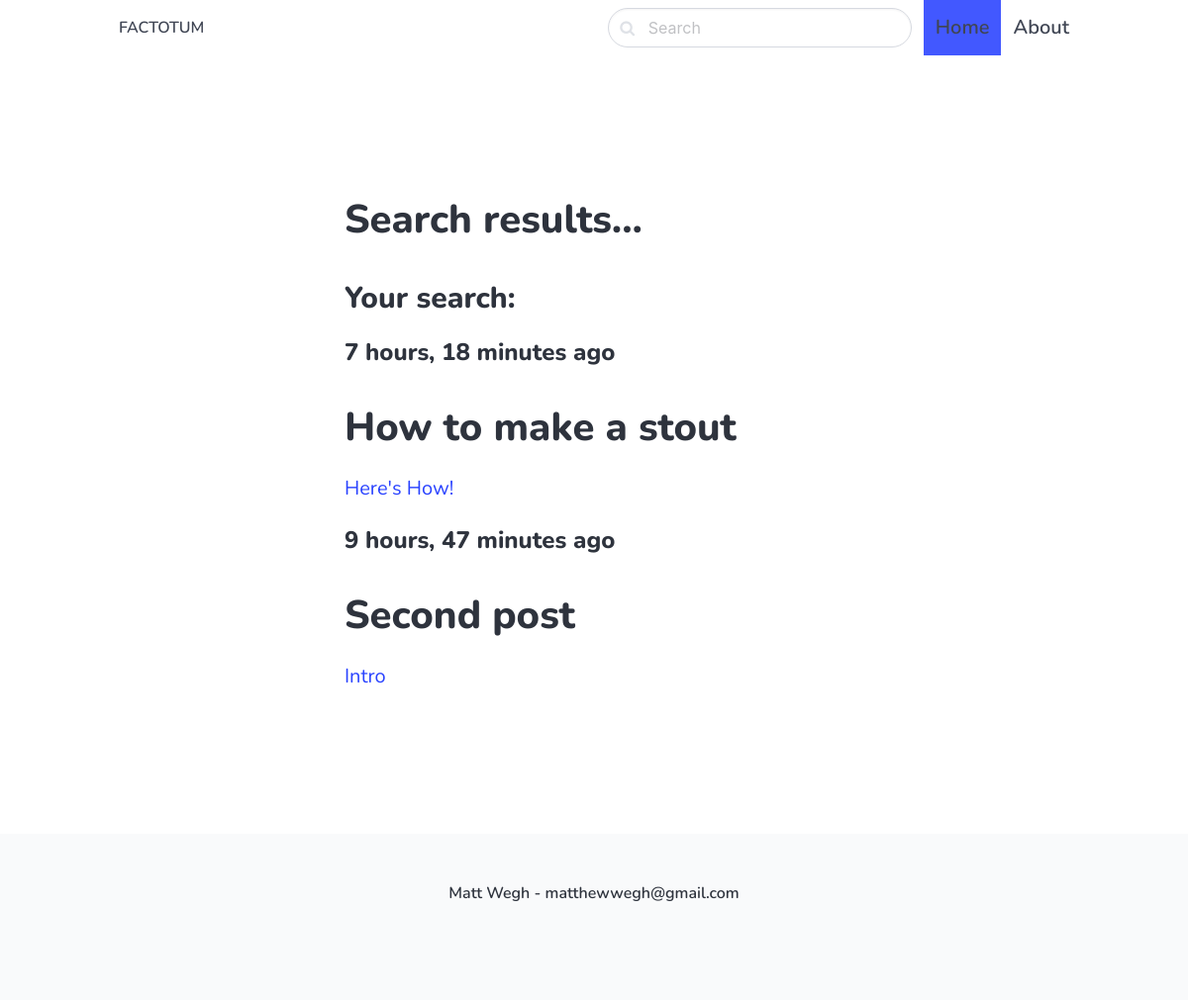
The app's page /search/, older data.
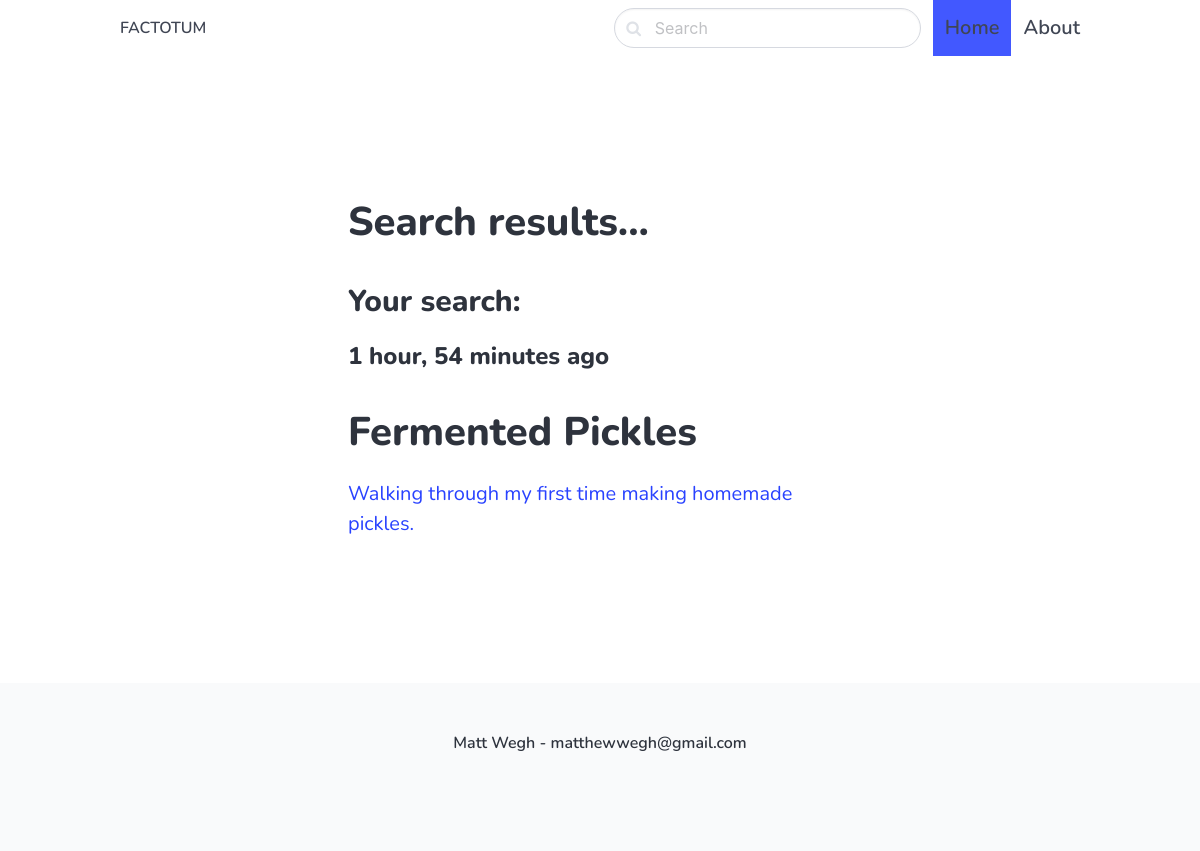
The same page, newer data.
### post/models.py (models this page shows, shortened)
class Post(models.Model):
    ACTIVE = 'active'
    DRAFT = 'draft'
    CHOICES_STATUS = (
        (ACTIVE, 'Active'),
        (DRAFT, 'Draft')
    )
    category = models.ForeignKey(Category, related_name='posts', on_delete=models.CASCADE)
    title = models.CharField(max_length=255)
    slug = models.SlugField()
    intro = models.TextField()
    body = models.TextField()
    created_at = models.DateTimeField(auto_now_add=True)
    status = models.CharField(max_length=10, choices=CHOICES_STATUS, default=ACTIVE)
    image = models.ImageField(upload_to='uploads/', blank=True, null=True)
    class Meta:
        ordering = ('-created_at',)

### post/views.py (the view)
# urls.py: path('search/', views.search, name='search'),
def search(request):
     query = request.GET.get('query', '')
     posts = Post.objects.filter(status=Post.ACTIVE).filter(Q(title__icontains=query) | Q(intro__icontains=query) | Q(body__icontains=query))
     return render(request, 'blog/search.html', {'posts': posts, 'query': query})

### post/templates/blog/search.html (shortened to what this page needs)
{% extends 'core/base.html' %}
{% block content %}
<section class="hero ">
    <div class="hero-body">
      <div class="container">
        <section class="section">
            <div class="columns">
                <div class="column is-8 is-offset-2">
                    <div class="content is-medium">
                        <h1>Search results...</h1>
                        <h3>Your search: {{ query }}</h3>
                    </div>
                    {% for post in posts %}
                        <div class="content is-medium">
                            <a href="{% url 'post_detail' post.category.slug post.slug %}">
                                <h2 class="subtitle is-4">{{ post.created_at|timesince}} ago</h2>
                                 <h1 class="title">
                                    {{ post.title }}
                                 </h1>
                                <p>
                                    {{ post.intro }}
                                </p>
                            </a>
                        </div>
                        {% empty %}
                        <div class=""content">
                        <p> No results... </p></div>
                        {% endfor %}
                </div>
            </div>
        </div>
    </div>
</section>
{% endblock %}

Row changes from the older to the newer data that the page shows:
removed Post: created_at "7 hours, 18 minutes", title "How to make a stout", intro "Here's How!"
removed Post: created_at "9 hours, 47 minutes", title "Second post", intro "Intro"
added Post: created_at "1 hour, 54 minutes", title "Fermented Pickles", intro "Walking through my first time making homemade pickles."
